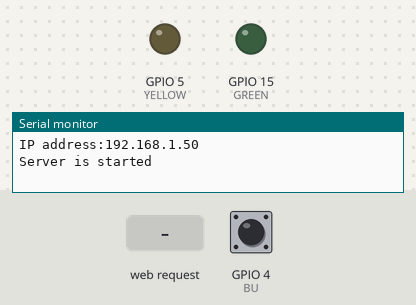
Bench run of a sketch on a simulated ESP32. Shown: output pins drawn as LEDs (lit = HIGH), the last lines printed to the serial monitor. Inputs (shaded band) come from the test bench; at power-on: GPIO 4 (BU) HIGH. WiFi joins after 1.5 s; servers stay silent unless stated; storage starts empty.

Above: at 2.7 s.
2.8 s: GPIO 4 (BU) pulled LOW for 1 s
At 4.1 s:
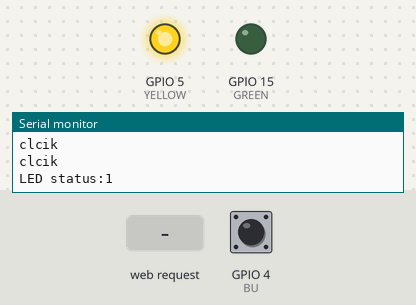
5.3 s: HTTP request GET /pwm?val=120 received
At 6.1 s:
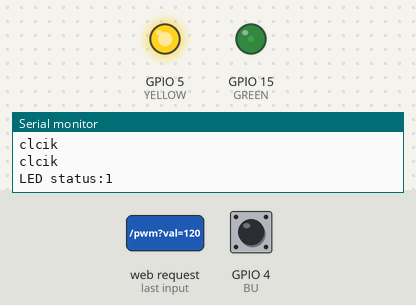
6.8 s: GPIO 4 (BU) pulled LOW for 3.2 s
At 11.2 s:
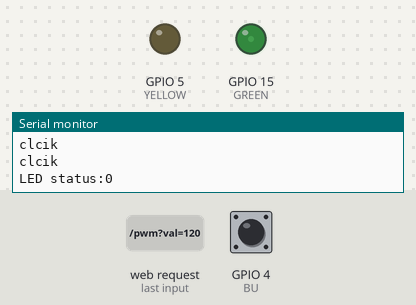
Timing chart, 0 to 12.7 s (numbered marks = the images above; inputs shaded):
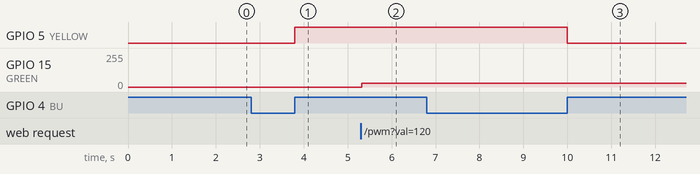

Measured:
- after the input at 2.8 s, GPIO 5 (YELLOW): LOW → HIGH after 1.0 s
- after the input at 5.3 s, GPIO 15 (GREEN): 0/255 → 30/255 at once
- after the input at 6.8 s, GPIO 5 (YELLOW): HIGH → LOW after 3.2 s

The sketch:

esp32_set_LED_value_webserver.ino
```cpp
#include<WiFi.h>
#include<ESPAsyncWebServer.h>
#include<SPIFFS.h>

#define GREEN 15
#define YELLOW 5
#define BU 4
#define BITS 10

String pwm_val;

const char ssid[]="ZYXEL_1F";
const char password[]="C1470A9A";
unsigned int debounce=0;
const int maxDebounce=200;

AsyncWebServer server(80);

void setup() {
  // put your setup code here, to run once:
  pinMode(GREEN,OUTPUT);
  pinMode(YELLOW,OUTPUT);
  pinMode(BU,INPUT_PULLUP);
  analogSetAttenuation(ADC_11db);
  analogSetWidth(BITS);
  ledcSetup(0,5000,BITS);
  ledcAttachPin(GREEN,0);

  Serial.begin(115200);

  if(!SPIFFS.begin(true))
  {
    Serial.println("SPIFFS is broken");
    return;
  }

  WiFi.mode(WIFI_STA);
  WiFi.setHostname("Blanka_ESP32");
  WiFi.begin(ssid,password);

  while (WiFi.status()!=WL_CONNECTED)
    delay(500);

  Serial.printf("IP address:%s\n",WiFi.localIP().toString().c_str());

  server.serveStatic("/",SPIFFS,"/www/").setDefaultFile("index.html");
  server.serveStatic("/img",SPIFFS,"/www/img/");
  server.serveStatic("/favicon.ico",SPIFFS,"/www/faicon.ico");
  server.on("/pwm",HTTP_GET,[](AsyncWebServerRequest * req){
    AsyncWebParameter* p=req->getParam("val");
    pwm_val=p->value();
    if(digitalRead(YELLOW)==HIGH)
    {
      ledcWrite(0,pwm_val.toInt());
    }
    });
  server.on("/bu",HTTP_GET,[](AsyncWebServerRequest * req ){
    if(digitalRead(YELLOW)==HIGH)
    {
      req->send(200,"text/plain",String("1"));
    }
    else
    {
      req->send(200,"text/plain",String("0"));
    }
    });
  server.begin();
  Serial.println("Server is started");
}

void loop() {
  // put your main code here, to run repeatedly:
  if(digitalRead(BU)==LOW)
  {
    Serial.println("clcik");
    if(debounce>maxDebounce)
    {
      while(digitalRead(BU)==LOW)
      {

      }
      debounce=0;
      digitalWrite(YELLOW,!digitalRead(YELLOW));
      Serial.printf("LED status:%d\n",digitalRead(YELLOW));
    }
    debounce++;

  }

}
```
